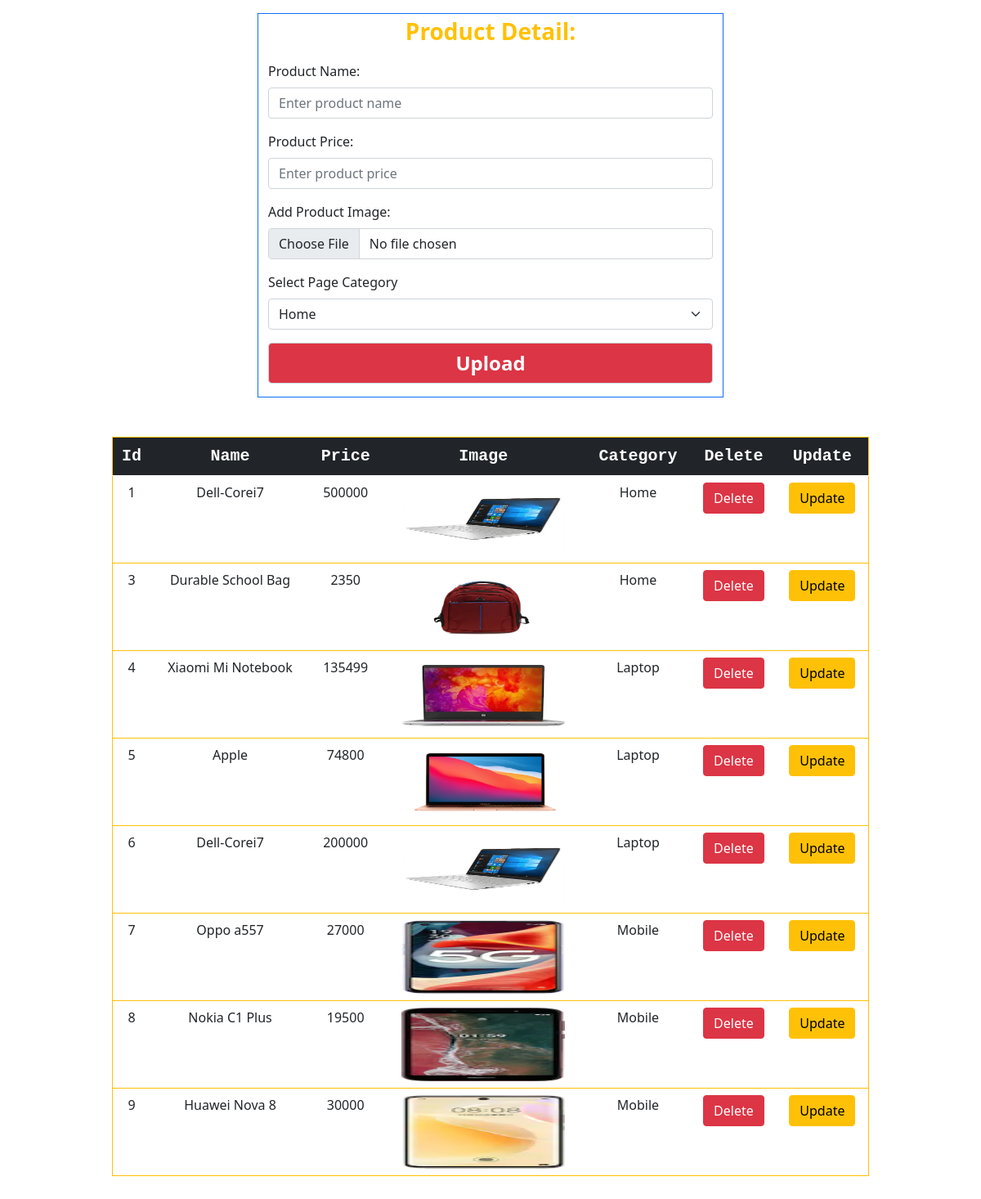
Screenshot of /admin/product/index.php with the database file from the repository.
### tables this page shows
CREATE TABLE `tblproduct` (
  `Id` int(11) NOT NULL,
  `PName` varchar(100) NOT NULL,
  `PPrice` varchar(100) NOT NULL,
  `PImage` varchar(200) NOT NULL,
  `PCategory` varchar(100) NOT NULL
);

### admin/product/index.php (the view, shortened to what this page needs)
<!DOCTYPE html>
<html lang="en">
<head>
    <link href="https://cdn.jsdelivr.net/npm/bootstrap@5.0.1/dist/css/bootstrap.min.css" rel="stylesheet">
</head>
<body>
    <div class="container">
        <div class="row">
            <div class="col-md-6  m-auto border border-primary mt-3">
                <form action=" insert.php" method="POST" enctype="multipart/form-data">
                    <div class="mb-3">
                        <p class="text-center fw-bold fs-3 text-warning">Product Detail:</p>
                    </div>
                    <div class="mb-3">
                        <label class="form-label">Product Name:</label>
                        <input type="text" name="Pname" class="form-control" placeholder="Enter product name">
                    </div>
                    <div class="mb-3">
                        <label class="form-label">Product Price:</label>
                        <input type="text" name="Pprice" class="form-control" placeholder="Enter product price">
                    </div>
                    <div class="mb-3">
                        <label class="form-label">Add Product Image:</label>
                        <input type="file" name="Pimage" class="form-control">
                    </div>
                    <div class="mb-3">
                        <label class="form-label">Select Page Category</label>
                        <select class="form-select" name="Pages">
                            <option value="Home">Home</option>
                        </select>
                    </div>
                    <button name="submit" class="bg-danger fs-4 fw-bold my-3  form-control text-white">Upload</button>
                </form>
            </div>
        </div>
    </div>
     <div class="container">
        <div class="row">
            <div class="col-md-10   m-auto">
                <table class="table border border-warning   table-hover  border my-5">
                    <thead class="bg-dark text-white fs-5 font-monospace text-center">
                        <th>Id</th>
                        <th>Name</th>
                        <th>Price</th>
                        <th>Image</th>
                        <th>Category</th>
                        <th>Delete</th>
                        <th>Update</th>
                    </thead>
                    <tbody class="text-center">
                        <?php
                        include 'Config.php';
                        $Record = mysqli_query($con, "SELECT * FROM `tblproduct`");
                        while ($row = mysqli_fetch_array($Record))
                            echo "
       <tr>
       <td>$row[Id]</td>
       <td>$row[PName]</td>
       <td>$row[PPrice]</td>
       <td><img src='$row[PImage]'  height= '90px' width = '200px'> </td>
       <td>$row[PCategory]</td>
       <td><a href = 'delete.php? ID= $row[Id]' class = 'btn btn-danger'>Delete</a></td>
       <td><a class = 'btn btn-warning'>Update</a></td>
       </tr>
       ";
                        ?>
                    </tbody>
                </table>
            </div>
        </div>
    </div>
</body>
</html>

### rows the page displays
tblproduct: Id "1", PName "Dell-Corei7", PPrice "500000", PImage (picture), PCategory "Home"
tblproduct: Id "3", PName "Durable School Bag", PPrice "2350", PImage (picture), PCategory "Home"
tblproduct: Id "4", PName "Xiaomi Mi Notebook", PPrice "135499", PImage (picture), PCategory "Laptop"
tblproduct: Id "5", PName "Apple", PPrice "74800", PImage (picture), PCategory "Laptop"
tblproduct: Id "6", PName "Dell-Corei7", PPrice "200000", PImage (picture), PCategory "Laptop"
tblproduct: Id "7", PName "Oppo a557", PPrice "27000", PImage (picture), PCategory "Mobile"
tblproduct: Id "8", PName "Nokia C1 Plus", PPrice "19500", PImage (picture), PCategory "Mobile"
tblproduct: Id "9", PName "Huawei Nova 8", PPrice "30000", PImage (picture), PCategory "Mobile"
